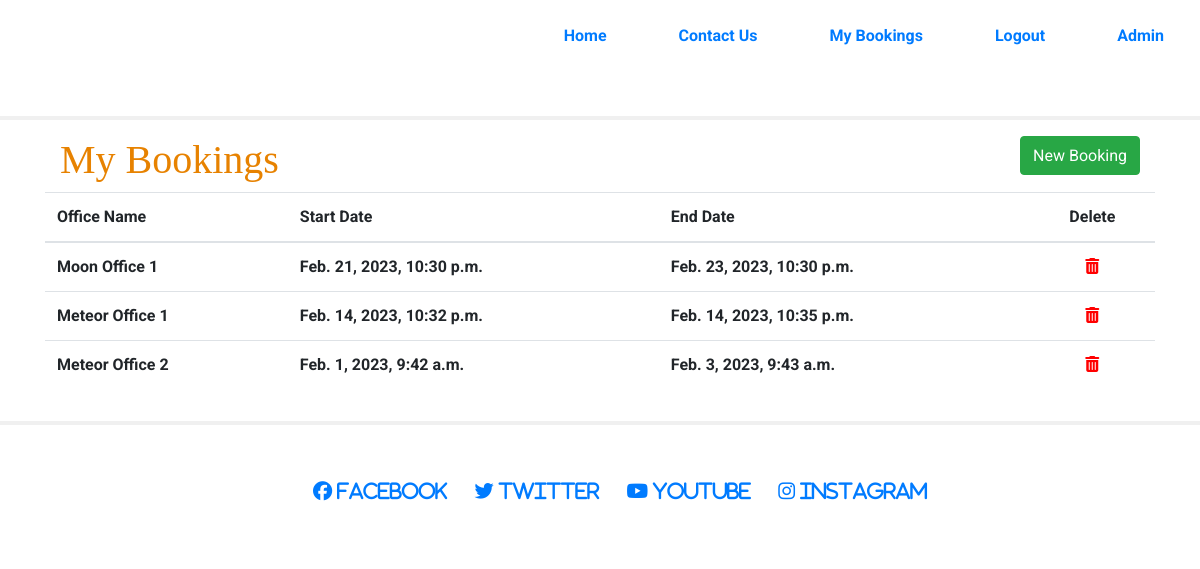
The app's page /office_bookings/ (signed in) with its own data.
### myspace/models.py (models this page shows, shortened)
class Office_Spaces_Booked(models.Model):
    id = models.BigAutoField(primary_key=True)
    Office_Space_id = models.ForeignKey(Office_Spaces,on_delete=models.SET_NULL,null=True)
    office_type = models.ForeignKey(Office_Types,on_delete=models.SET_NULL,null=True)
    user = models.ForeignKey(User,on_delete=models.CASCADE)
    status = models.IntegerField(choices=STATUS, default=1)
    created_on = models.DateTimeField(auto_now_add=True)
    start_datetime = models.DateTimeField()
    end_datetime = models.DateTimeField()
    class Meta:
        ordering = ['created_on']

class Office_Spaces(models.Model):
    office_name = models.CharField(max_length=50)
    office_type = models.ForeignKey(
        Office_Types,
        on_delete=models.CASCADE)
    def __str__(self):
        return self.office_name

### myspace/views.py (the view)
# urls.py: path('office_bookings/', OfficeBookedList.as_view(), name='OfficeBookedList'),
class OfficeBookedList(generic.ListView):
    model = Office_Spaces_Booked
    def get_queryset(self, *args, **kwargs):
        if self.request.user.is_staff:
            booking_list = Office_Spaces_Booked.objects.all()
            return booking_list
        else:
            booking_list = Office_Spaces_Booked.objects.filter(user=self.request.user).order_by(id)
    template_name = 'office_bookings.html'
    paginate_by = 10

### templates/office_bookings.html (shortened to what this page needs)
{% extends "base.html" %}
{% block content %}
<div class="container-fluid">
    <div class="row">
        <div class="col">
            <h1 class="headings">My Bookings</h1>
        </div>
        <div class="col">
            <button class="btn btn-success float-right" onclick="window.location.href='/book'">New Booking</button>
        </div>
        <table class="table">
            <thead>
                <tr>
                    <th scope="col">Office Name</th>
                    <th scope="col">Start Date</th>
                    <th scope="col">End Date</th>
                    <th scope="col" class="icon-center">Delete</th>
                </tr>
            </thead>
            <tbody>
                {% for office_spaces_booked in object_list %}
                <tr>
                    <td>{{office_spaces_booked.Office_Space_id}}</td>
                    <td>{{office_spaces_booked.start_datetime}}</td>
                    <td>{{office_spaces_booked.end_datetime}}</td>
                    <td class="icon-center"><a href="{% url 'delete_office_booking' office_spaces_booked.id %}"><i class="fa fa-trash" aria-hidden="true"></i></a></td>
                </tr>
                {% endfor %}
            </tbody>
        </table>
    </div>
</div>
{%endblock %}

### static/css/style.css (style rules this page uses)
body { background: #fff; overflow-x: hidden; font-family: 'Roboto', sans-serif; font-weight: bold; }
.headings { color: #E78200; font-family: 'PT Serif', serif; }
.float-right { float: right; line-height: 25px; }
.icon-center { text-align: center; }
i.fa.fa-trash { color: red; }

### records on screen
Office_Spaces_Booked: Office_Space_id "Moon Office 1", start_datetime "Feb. 21, 2023, 10:30 p.m.", end_datetime "Feb. 23, 2023, 10:30 p.m."
Office_Spaces_Booked: Office_Space_id "Meteor Office 1", start_datetime "Feb. 14, 2023, 10:32 p.m.", end_datetime "Feb. 14, 2023, 10:35 p.m."
Office_Spaces_Booked: Office_Space_id "Meteor Office 2", start_datetime "Feb. 1, 2023, 9:42 a.m.", end_datetime "Feb. 3, 2023, 9:43 a.m."
